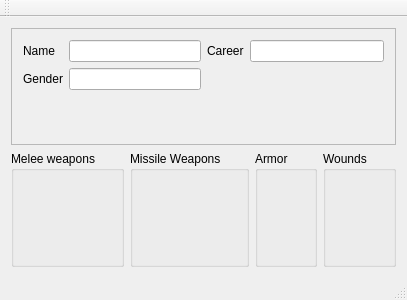
<?xml version="1.0" encoding="UTF-8"?>
<ui version="4.0">
 <class>MainWindow</class>
 <widget class="QMainWindow" name="MainWindow">
  <property name="geometry">
   <rect>
    <x>0</x>
    <y>0</y>
    <width>400</width>
    <height>300</height>
   </rect>
  </property>
  <property name="windowTitle">
   <string>MainWindow</string>
  </property>
  <widget class="QWidget" name="centralWidget">
   <layout class="QVBoxLayout" name="verticalLayout">
    <item>
     <widget class="QFrame" name="box_description">
      <property name="frameShape">
       <enum>QFrame::StyledPanel</enum>
      </property>
      <property name="frameShadow">
       <enum>QFrame::Raised</enum>
      </property>
      <layout class="QHBoxLayout" name="horizontalLayout">
       <item>
        <layout class="QFormLayout" name="descrFormLeft">
         <item row="0" column="0">
          <widget class="QLabel" name="nameLabel">
           <property name="text">
            <string>Name</string>
           </property>
          </widget>
         </item>
         <item row="0" column="1">
          <widget class="QLineEdit" name="nameLineEdit">
           <property name="readOnly">
            <bool>true</bool>
           </property>
          </widget>
         </item>
         <item row="1" column="0">
          <widget class="QLabel" name="genreLabel">
           <property name="text">
            <string>Gender</string>
           </property>
          </widget>
         </item>
         <item row="1" column="1">
          <widget class="QLineEdit" name="lineEdit">
           <property name="readOnly">
            <bool>true</bool>
           </property>
          </widget>
         </item>
        </layout>
       </item>
       <item>
        <layout class="QFormLayout" name="descrFormRight">
         <item row="0" column="0">
          <widget class="QLabel" name="carrierLabel">
           <property name="text">
            <string>Career</string>
           </property>
          </widget>
         </item>
         <item row="0" column="1">
          <widget class="QLineEdit" name="carrierLineEdit">
           <property name="readOnly">
            <bool>true</bool>
           </property>
          </widget>
         </item>
        </layout>
       </item>
      </layout>
     </widget>
    </item>
    <item>
     <layout class="QHBoxLayout" name="characsLayout"/>
    </item>
    <item>
     <layout class="QHBoxLayout" name="horizontalLayout_2">
      <item>
       <widget class="QGroupBox" name="weapMeleeBox">
        <property name="styleSheet">
         <string notr="true"/>
        </property>
        <property name="title">
         <string>Melee weapons</string>
        </property>
       </widget>
      </item>
      <item>
       <widget class="QGroupBox" name="weapMissileBox">
        <property name="title">
         <string>Missile Weapons</string>
        </property>
       </widget>
      </item>
      <item>
       <widget class="QGroupBox" name="groupBox_3">
        <property name="title">
         <string>Armor</string>
        </property>
       </widget>
      </item>
      <item>
       <widget class="QGroupBox" name="groupBox_4">
        <property name="title">
         <string>Wounds</string>
        </property>
       </widget>
      </item>
     </layout>
    </item>
   </layout>
  </widget>
  <widget class="QMenuBar" name="menuBar">
   <property name="geometry">
    <rect>
     <x>0</x>
     <y>0</y>
     <width>400</width>
     <height>19</height>
    </rect>
   </property>
  </widget>
  <widget class="QToolBar" name="mainToolBar">
   <attribute name="toolBarArea">
    <enum>TopToolBarArea</enum>
   </attribute>
   <attribute name="toolBarBreak">
    <bool>false</bool>
   </attribute>
  </widget>
  <widget class="QStatusBar" name="statusBar"/>
 </widget>
 <layoutdefault spacing="6" margin="11"/>
 <resources/>
 <connections/>
</ui>
